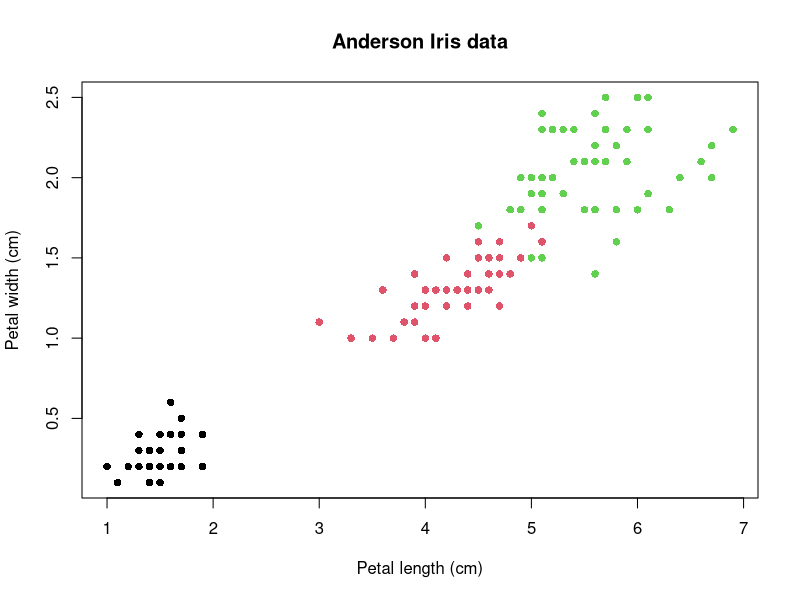

This figure's R source:
# Load the iris dataset
data(iris)

# Step 1: Basic scatter plot with title and axis labels
plot(iris$Petal.Length, iris$Petal.Width,
     main = "Anderson Iris data",
     xlab = "Petal length (cm)",
     ylab = "Petal width (cm)",
     col = iris$Species,
     pch = 16)
